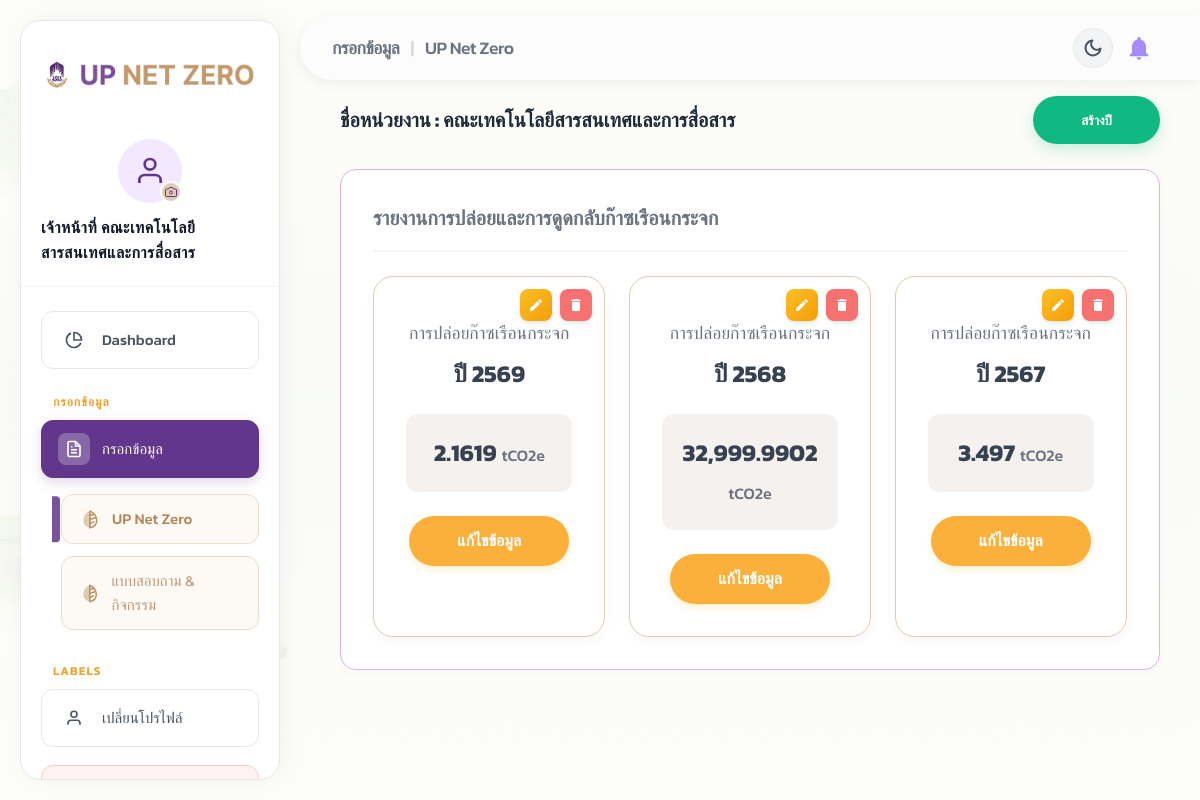
The page /officer/items.php (signed in) on the database its author committed.
### tables this page shows
CREATE TABLE `admin_year` (
  `id` int(11) NOT NULL AUTO_INCREMENT,
  `year` int(11) NOT NULL,
  `created_at` timestamp NULL DEFAULT current_timestamp(),
  PRIMARY KEY (`id`),
  UNIQUE KEY `uniq_year` (`year`)
);

### config/db.php (called while the page is built, shortened)
<?php
if (!function_exists('asset_v')) {
    function asset_v(string $rel): string
    {
        static $cache = [];
        if (!array_key_exists($rel, $cache)) {
            $abs = dirname(__DIR__) . '/' . ltrim($rel, '/');
            $m = @filemtime($abs);
            $cache[$rel] = $m ? ('?v=' . $m) : '';
        }
        return $cache[$rel];
    }
}

### officer/items.php (the view, shortened to what this page needs)
<?php
require_once __DIR__ . '/../config/db.php';
$pdo = getDB();
$root = '../';
$affil_id = (int) ($_SESSION['affiliation_id'] ?? 0);
$fetch_years_sql = "
    SELECT y.id, y.year,
           (SELECT COALESCE(SUM(ui.Vol * ai.AD)/1000, 0)
            FROM user_item ui
            JOIN admin_item ai ON ai.id = ui.admin_item_id
            WHERE ui.year_id = y.id AND ui.affiliation_id = :affil1) AS total_emission
    FROM admin_year y
    WHERE EXISTS (SELECT 1 FROM user_item WHERE year_id = y.id AND affiliation_id = :affil2)
    ORDER BY y.year DESC
";
$stmt_years = $pdo->prepare($fetch_years_sql);
$stmt_years->execute([':affil1' => $affil_id, ':affil2' => $affil_id]);
$years = $stmt_years->fetchAll();
?>
<!DOCTYPE html>
<html lang="th">
<head>
    <link rel="stylesheet" href="<?= $root ?>assets/css/admin.css<?= asset_v('assets/css/admin.css') ?>">
    <link rel="stylesheet" href="<?= $root ?>assets/css/sidebar.css<?= asset_v('assets/css/sidebar.css') ?>">
</head>
<body>
    <?php include_once __DIR__ . '/includes/sidebar.php'; ?>
    <main class="main-content" style="background-color: transparent;">
        <?php include_once __DIR__ . '/includes/header.php'; ?>
        <div class="page-content" style="padding-top: 1rem;">
            <div style="display: flex; justify-content: space-between; align-items: center; margin-bottom: 25px;">
                <div style="color: var(--text-primary); font-weight: 800; font-size: 1.25rem;">
                    ชื่อหน่วยงาน : <?= htmlspecialchars($affiliation_name ?? 'ADMIN(คณะ)') ?>
                </div>
                <button onclick="openModal('modal-create-year')" class="btn-primary"
                    style="background: var(--clr-success); box-shadow: 0 6px 15px rgba(16,185,129,0.2);">
                    สร้างปี
                </button>
            </div>
            <div
                style="background: #FFFFFF; border: 1px solid #D8B4E2; border-radius: 16px; padding: 32px; box-shadow: 0 4px 10px rgba(0,0,0,0.02);">
                <h3
                    style="color: #6B7280; font-size: 1.25rem; font-weight: 600; margin-bottom: 24px; border-bottom: 2px solid #F3F4F6; padding-bottom: 16px;">
                    รายงานการปล่อยและการดูดกลับก๊าซเรือนกระจก
                </h3>
                <div style="display: grid; grid-template-columns: repeat(3, 1fr); gap: 24px;">
                    <?php foreach ($years as $y): ?>
                        <div
                            style="border: 1px solid #E1CBAF; border-radius: 20px; padding: 32px; text-align: center; background: #FFFFFF; box-shadow: 0 4px 12px rgba(0,0,0,0.03); position: relative;">
                            <div style="position: absolute; top: 12px; right: 12px; display: flex; gap: 8px;">
                                <button onclick="openEditYearModal(<?= $y['id'] ?>, '<?= $y['year'] ?>')"
                                    style="background: linear-gradient(135deg, #FBBF24 0%, #F59E0B 100%); color: white; border: none; width: 32px; height: 32px; border-radius: 8px; cursor: pointer; display: flex; align-items: center; justify-content: center; box-shadow: 0 2px 4px rgba(0,0,0,0.1); transition: all 0.2s;"
                                    title="เปลี่ยนปีงบประมาณของข้อมูล"
                                    onmouseover="this.style.transform='translateY(-2px)'; this.style.boxShadow='0 6px 14px rgba(245,158,11,0.4)'"
                                    onmouseout="this.style.transform='none'; this.style.boxShadow='0 2px 4px rgba(0,0,0,0.1)'">
                                    <svg viewBox="0 0 24 24" width="16" height="16" fill="currentColor">
                                        <path
                                            d="M3 17.25V21h3.75L17.81 9.94l-3.75-3.75L3 17.25zM20.71 7.04c.39-.39.39-1.02 0-1.41l-2.34-2.34c-.39-.39-1.02-.39-1.41 0l-1.83 1.83 3.75 3.75 1.83-1.83z" />
                                    </svg>
                                </button>
                                <form method="POST" style="margin:0;" id="deleteYearForm_<?= $y['id'] ?>"
                                    action="items.php">
                                    <button type="button"
                                        onclick="openConfirmDeleteByYear(<?= $y['id'] ?>, '<?= $y['year'] ?>')"
                                        style="background: #F87171; color: white; border: none; width: 32px; height: 32px; border-radius: 8px; cursor: pointer; display: flex; align-items: center; justify-content: center; box-shadow: 0 2px 4px rgba(0,0,0,0.1); transition: all 0.2s;"
                                        title="ลบข้อมูลปีนี้"
                                        onmouseover="this.style.transform='translateY(-2px)'; this.style.boxShadow='0 6px 14px rgba(248,113,113,0.45)'"
                                        onmouseout="this.style.transform='none'; this.style.boxShadow='0 2px 4px rgba(0,0,0,0.1)'">
                                        <svg viewBox="0 0 24 24" width="16" height="16" fill="currentColor">
                                            <path
                                                d="M6 19c0 1.1.9 2 2 2h8c1.1 0 2-.9 2-2V7H6v12zM19 4h-3.5l-1-1h-5l-1 1H5v2h14V4z" />
                                        </svg>
                                    </button>
                                </form>
                            </div>
                            <div
                                style="color: #6B7280; font-size: 1.1rem; font-weight: 500; margin-bottom: 8px; margin-top: 10px;">
                                การปล่อยก๊าซเรือนกระจก</div>
                            <div style="color: #374151; font-size: 1.5rem; font-weight: 700; margin-bottom: 20px;">
                                ปี <?= htmlspecialchars($y['year']) ?>
                            </div>
                            <div
                                style="background: #F5F1EE; border-radius: 12px; padding: 20px; color: #374151; font-weight: 700; font-size: 1.5rem; margin-bottom: 24px;">
                                <?= rtrim(rtrim(number_format($y['total_emission'] ?? 0, 4, '.', ','), '0'), '.') ?>
                                <span style="font-size: 1rem; font-weight: 500; color: #6B7280;">tCO2e</span>
                            </div>
                            <a href="data_entry.php?year=<?= $y['id'] ?>"
                                style="display: inline-block; background: #FBB03B; color: #FFFFFF; text-decoration: none; font-weight: 700; padding: 12px 48px; border-radius: 9999px; font-size: 1rem; box-shadow: 0 4px 6px rgba(251, 191, 36, 0.2); transition: all 0.2s;"
                                onmouseover="this.style.background='#F59E0B'; this.style.transform='translateY(-2px)'"
                                onmouseout="this.style.background='#FBB03B'; this.style.transform='none'">
                                แก้ไขข้อมูล
                            </a>
                        </div>
                    <?php endforeach; ?>
                </div>
            </div>
        </div>
    </main>
</body>
</html>

### assets/css/admin.css (style rules this page uses)
:root { --clr-primary: #62368B; --clr-secondary: #502A75; --clr-accent: #FBB03B; --clr-success: #10B981; --clr-danger: #EF4444; --clr-warning: #F59E0B; --scope1: #F97316; --scope2: #EAB308; --scope3: #3B82F6; --sidebar-w: 260px; --header-h: 64px; --bg-base: #FDFCF8; --bg-surface: #FFFFFF; --bg-card: #FFFFFF; --bg-hover: #F9FAFB; --border: #E8DDCE; --text-primary: #1F2937; --text-secondary: #4B5563; --text-muted: #9CA3AF; --glass-bg: rgba(255, 255, 255, 0.82); --glass-blur: 16px; --transition: 0.3s cubic-bezier(0.4, 0, 0.2, 1); --radius-card: 24px; --radius-btn: 12px; }
*, *::before, *::after { box-sizing: border-box; margin: 0; padding: 0; }
body, input, button, select, textarea { font-family: 'Kanit', sans-serif; }
body { background: linear-gradient(rgba(253, 252, 248, 0.95), rgba(253, 252, 248, 0.95)), url('../images/island_bg_opt.webp') no-repeat center center fixed; background-size: cover; color: var(--text-primary); min-height: 100vh; display: flex; line-height: 1.6; -webkit-font-smoothing: antialiased; }
.main-content { flex: 1; margin-left: 0; min-width: 0; display: flex; flex-direction: column; }
.page-content { padding: 3rem 2.5rem; max-width: 1440px; width: 100%; margin: 0 auto; }
.btn-primary { background: var(--clr-primary); color: white; padding: 14px 48px; border-radius: 999px; font-weight: 700; border: none; cursor: pointer; transition: all 0.3s; box-shadow: 0 8px 20px rgba(98, 54, 139, 0.25); }

### assets/css/sidebar.css (style rules this page uses)
.main-content { margin-left: 390px !important; width: calc(100% - 390px) !important; transition: none !important; }
@media (min-width: 993px) and (max-width: 1200px) { .main-content { margin-left: 300px !important; width: calc(100% - 300px) !important; } }

### rows shown on the page
admin_year: year "2569", total_emission "2.1619"
admin_year: year "2568", total_emission "32,999.9902"
admin_year: year "2567", total_emission "3.497"

### other values the page prints
$admin_name "เจ้าหน้าที่ คณะเทคโนโลยีสารสนเทศและการสื่อสาร"
$page_title "กรอกข้อมูล"
$page_title2 "UP Net Zero"
$affiliation_name "คณะเทคโนโลยีสารสนเทศและการสื่อสาร"
